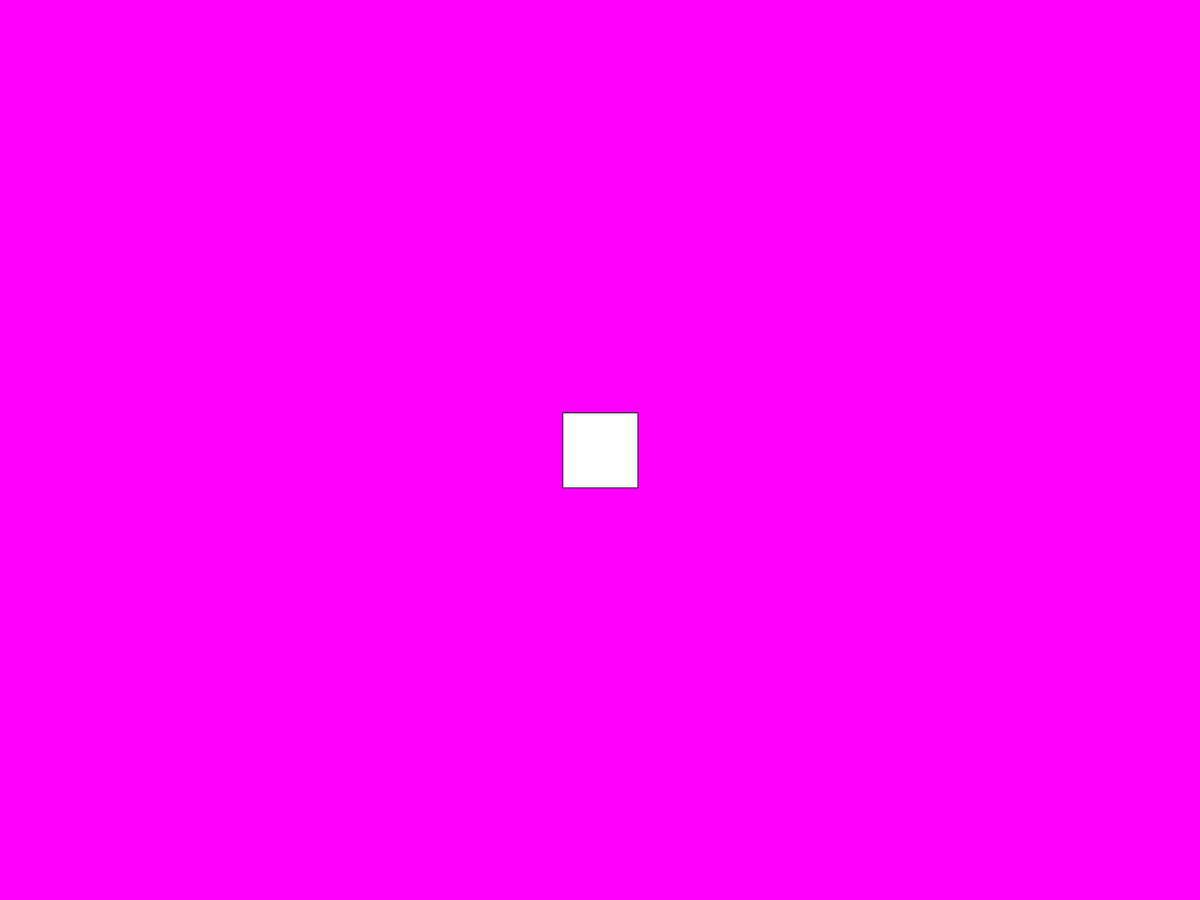
Frame 1 (no input)
Frame 60 (the mouse pressed at the canvas centre just before this capture): identical to frame 1, image omitted
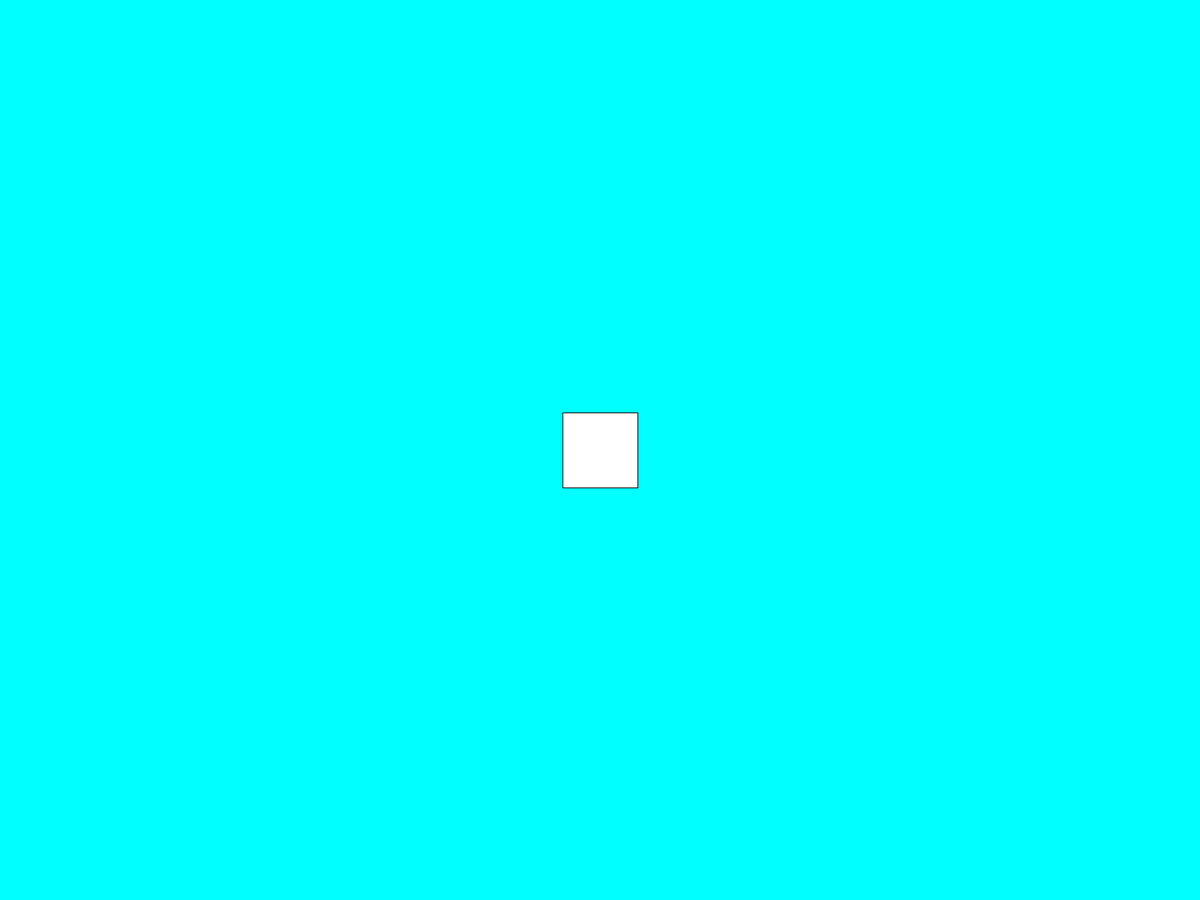
Frame 120 (the mouse held since frame 60 and released just before this capture)

The Processing sketch that drew these frames (run headless with seeded random() and noise(); from frame 60 on, the mouse is pressed at the canvas centre):

// Processing sketch: Simple_Switch
// ── Simple_Switch.pde
int sceneNumber = 0;

void setup(){
  fullScreen();
}

void draw(){
  switch(sceneNumber){
    case 0 :
      scene0();
      break;
    case 1 :
      scene1();
      break;
  }
  
  fill(255);
  rectMode(CENTER);
  rect(width/2, height/2, 100, 100);
  if(mouseX > (width/2 - 50) && mouseX < (width/2 + 50) &&
    mouseY > (height/2 - 50) && mouseY < (height/2 + 50)){
      sceneNumber = 1;
    }else{
      sceneNumber = 0;
    }
}

void scene0(){
  background(255, 0, 255);
}

void scene1(){
  background(0, 255, 255);
}
